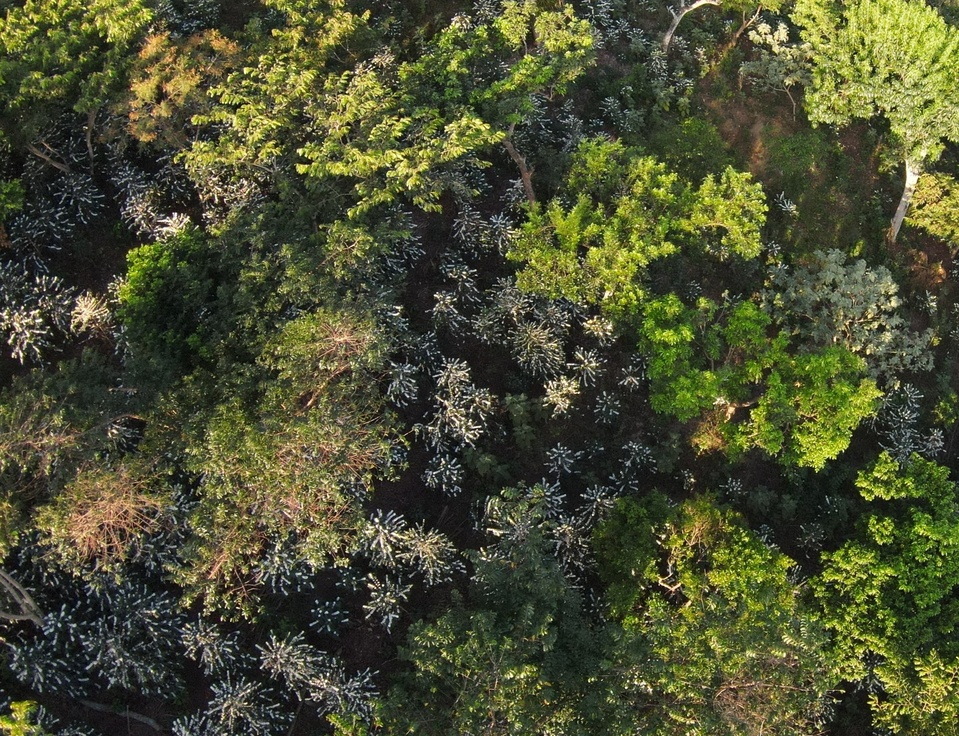
#> input picture Selection/Agricam_18F.JPG, 959 x 736 px, shrunk from 2344 x 1798 before the run
$ python test2.py
#> lines starting #> are read from the running program, lines starting #| are printed output that depends on the picture
import cv2
import numpy as np

def Apply_TopHat(image, kernel_size):
    # Create a rectangular kernel
    kernel = cv2.getStructuringElement(cv2.MORPH_RECT, kernel_size)

    # Apply grayscale open operation
    opened = cv2.morphologyEx(image, cv2.MORPH_OPEN, kernel)

    # Calculate the top hat by subtracting the opened image from the original image
    top_hat = cv2.subtract(image, opened)

    return top_hat

# Carga la imagen (reemplaza 'imagen.jpg' con la ruta de tu imagen)
image = cv2.imread('./Selection/Agricam_18F.JPG', cv2.IMREAD_GRAYSCALE)
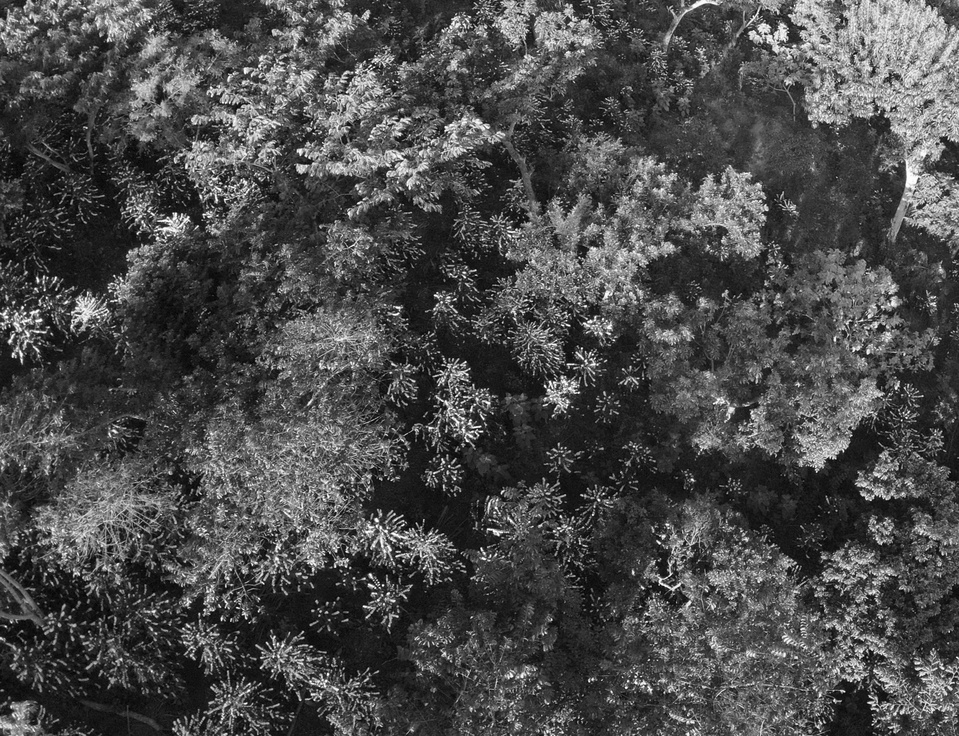
#> image: shape (736, 959); min 0, max 255, mean 74.9

# Tamaño del kernel para el filtro Top Hat
kernel_size = (10, 10)

# Aplica el filtro Top Hat
top_hat_result = Apply_TopHat(image, kernel_size)
#> in Apply_TopHat, `opened = cv2.morphologyEx(image, cv2.MORPH_OPEN, kernel)`:
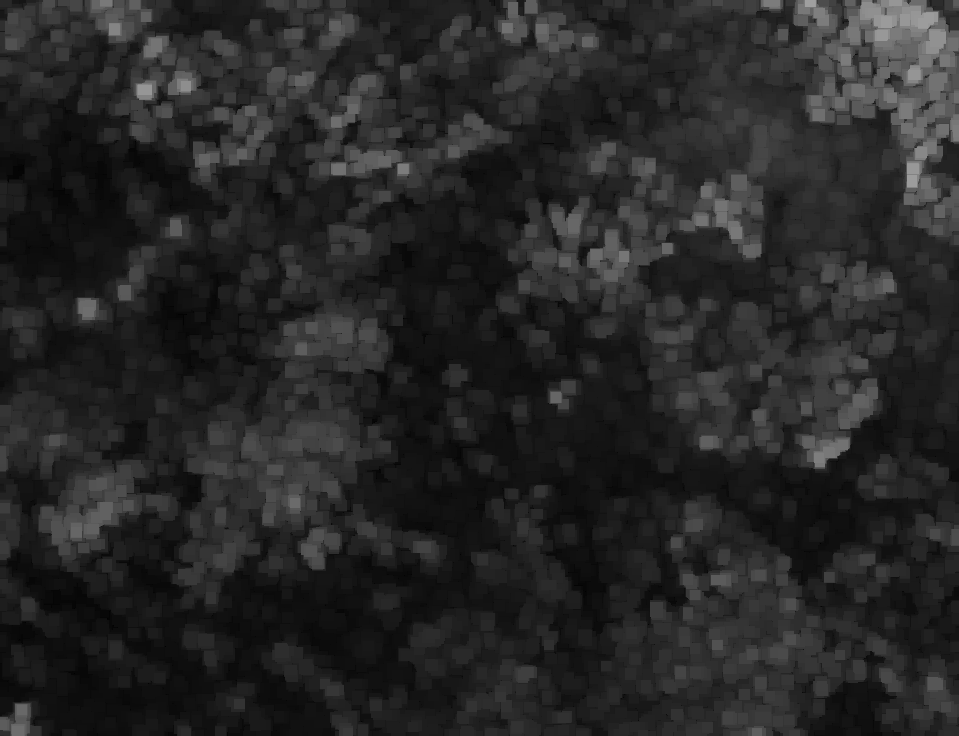
#> opened: shape (736, 959); min 0, max 159, mean 38.5
#> in Apply_TopHat, `top_hat = cv2.subtract(image, opened)`:
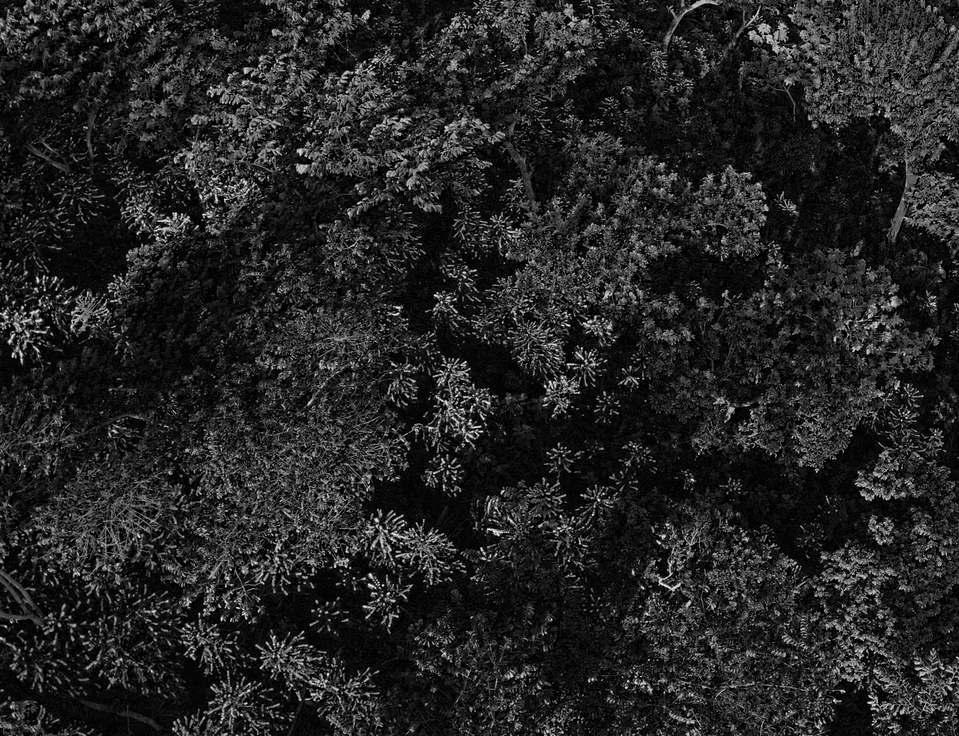
#> top_hat: shape (736, 959); min 0, max 242, mean 36.7

# Muestra la imagen original y el resultado del filtro Top Hat
cv2.imshow('Original', image)
cv2.imshow('Top Hat Result', top_hat_result)
cv2.waitKey(0)
cv2.destroyAllWindows()

$ run again, with Selection/Agricam_01F.JPG copied over Selection/Agricam_18F.JPG
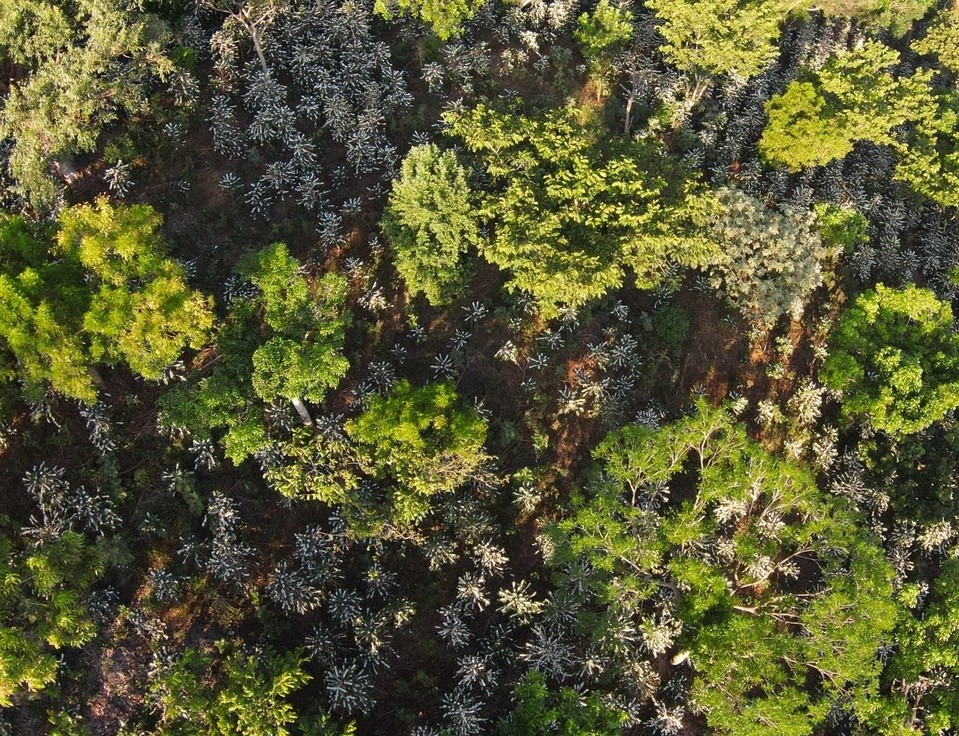
#> input picture Selection/Agricam_01F.JPG, 959 x 736 px, shrunk from 2344 x 1798 before the run
#> `image = cv2.imread('./Selection/Agricam_18F.JPG', cv2.IMREAD_GRAYSCALE)`:
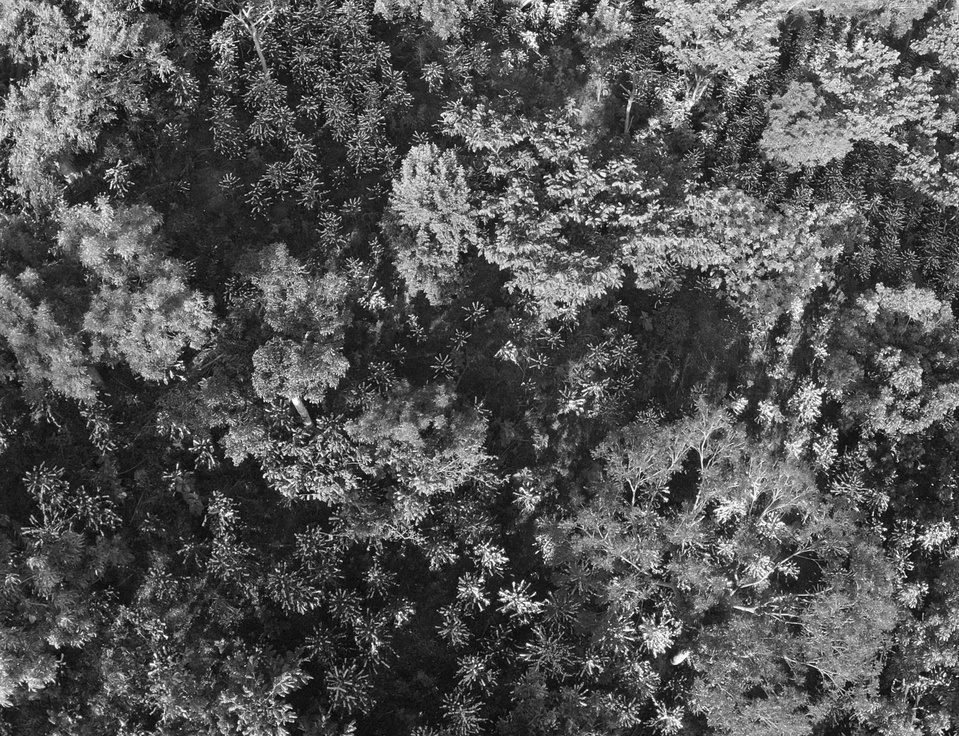
#> image: shape (736, 959); min 0, max 255, mean 84.7
#> in Apply_TopHat, `top_hat = cv2.subtract(image, opened)`:
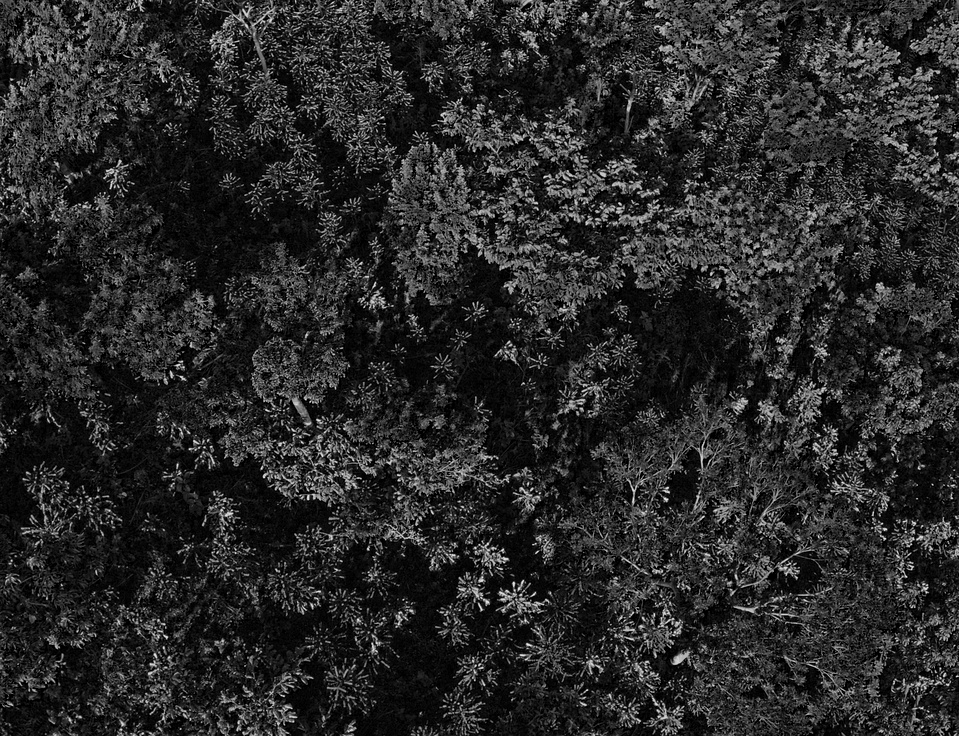
#> top_hat: shape (736, 959); min 0, max 239, mean 41

$ run again, with Selection/Agricam_02F.JPG copied over Selection/Agricam_18F.JPG
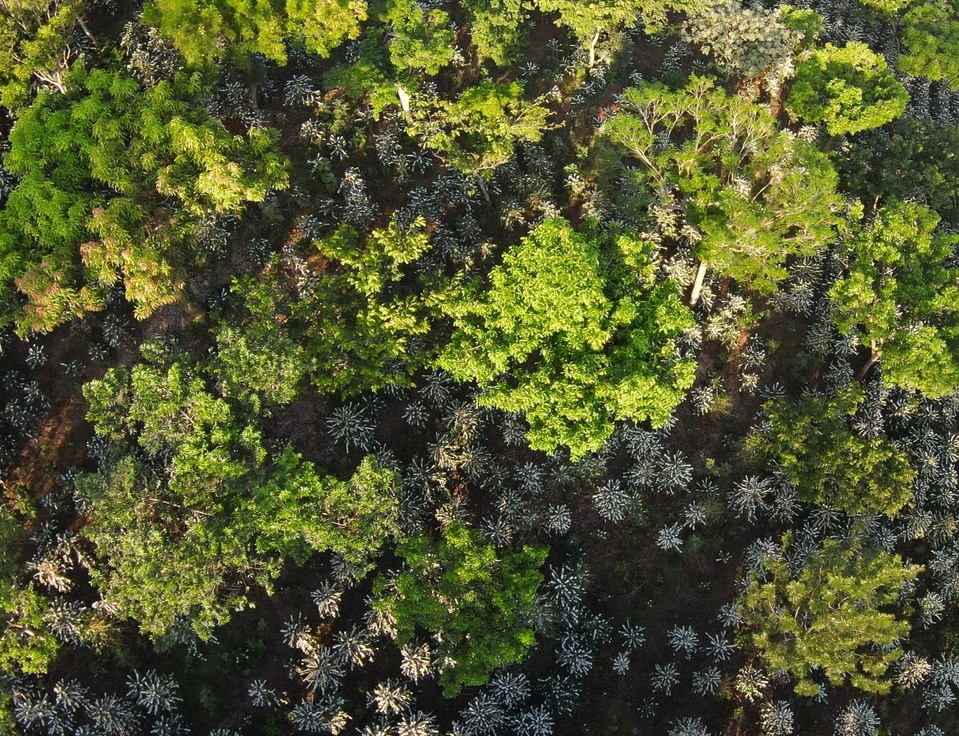
#> input picture Selection/Agricam_02F.JPG, 959 x 736 px, shrunk from 2344 x 1798 before the run
#> `image = cv2.imread('./Selection/Agricam_18F.JPG', cv2.IMREAD_GRAYSCALE)`:
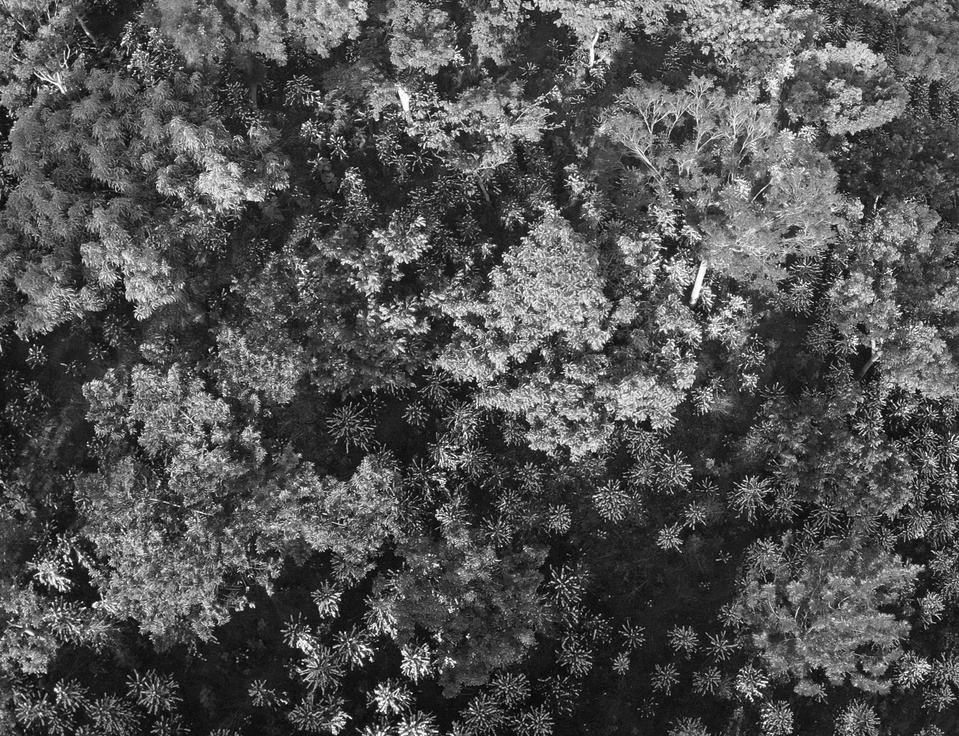
#> image: shape (736, 959); min 0, max 255, mean 82.1
#> in Apply_TopHat, `top_hat = cv2.subtract(image, opened)`:
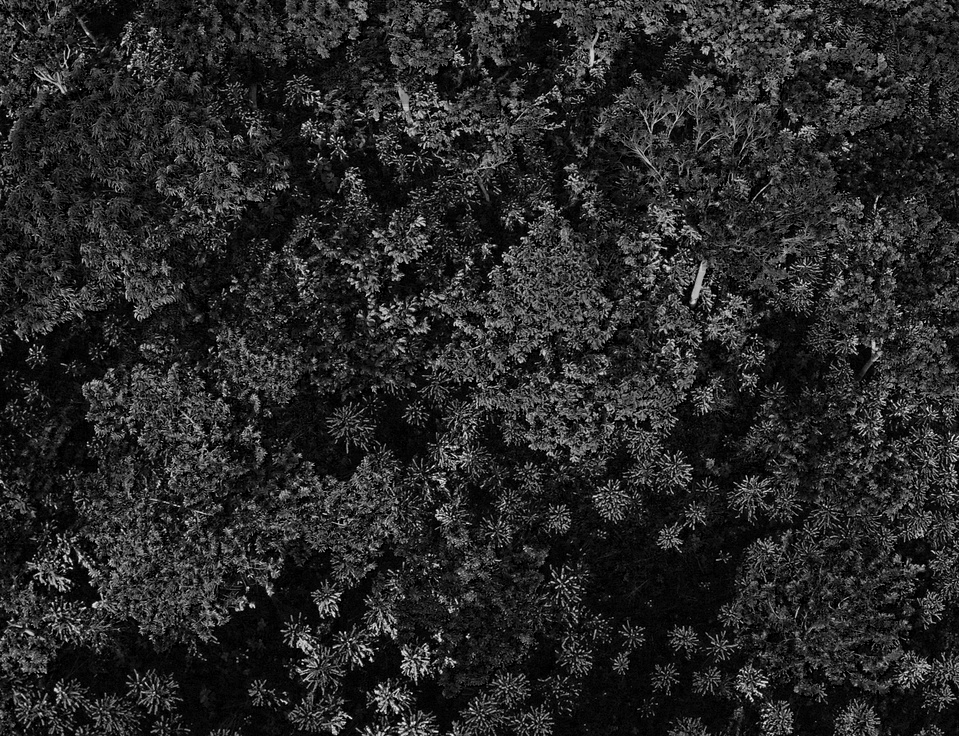
#> top_hat: shape (736, 959); min 0, max 242, mean 39.6

$ run again, with Selection/Agricam_03F.JPG copied over Selection/Agricam_18F.JPG
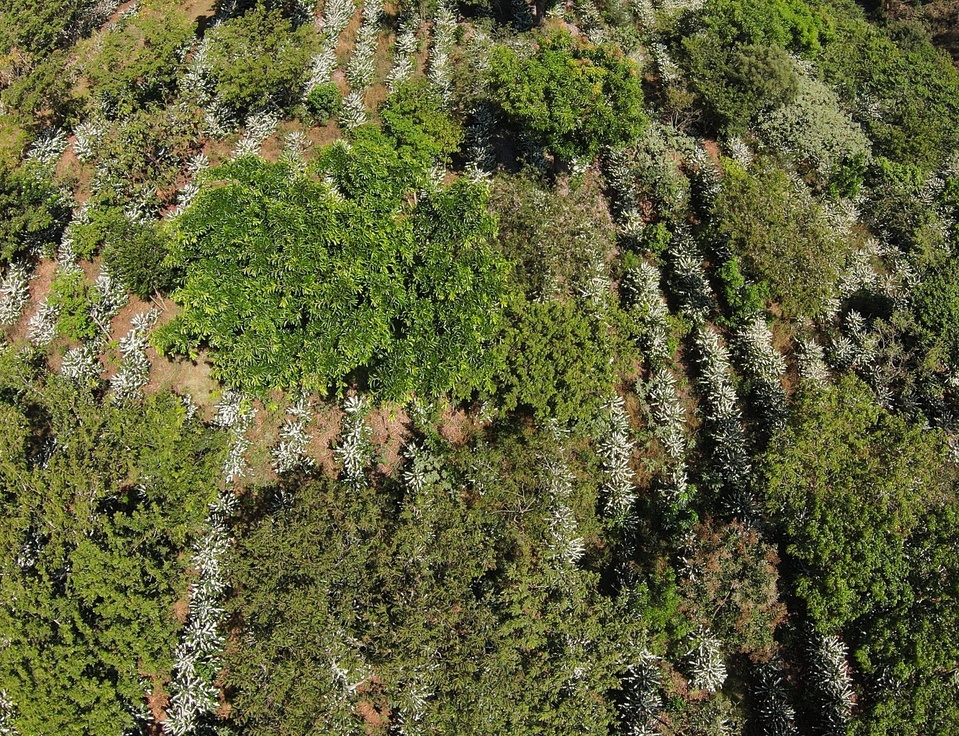
#> input picture Selection/Agricam_03F.JPG, 959 x 736 px, shrunk from 2344 x 1798 before the run
#> in Apply_TopHat, `opened = cv2.morphologyEx(image, cv2.MORPH_OPEN, kernel)`:
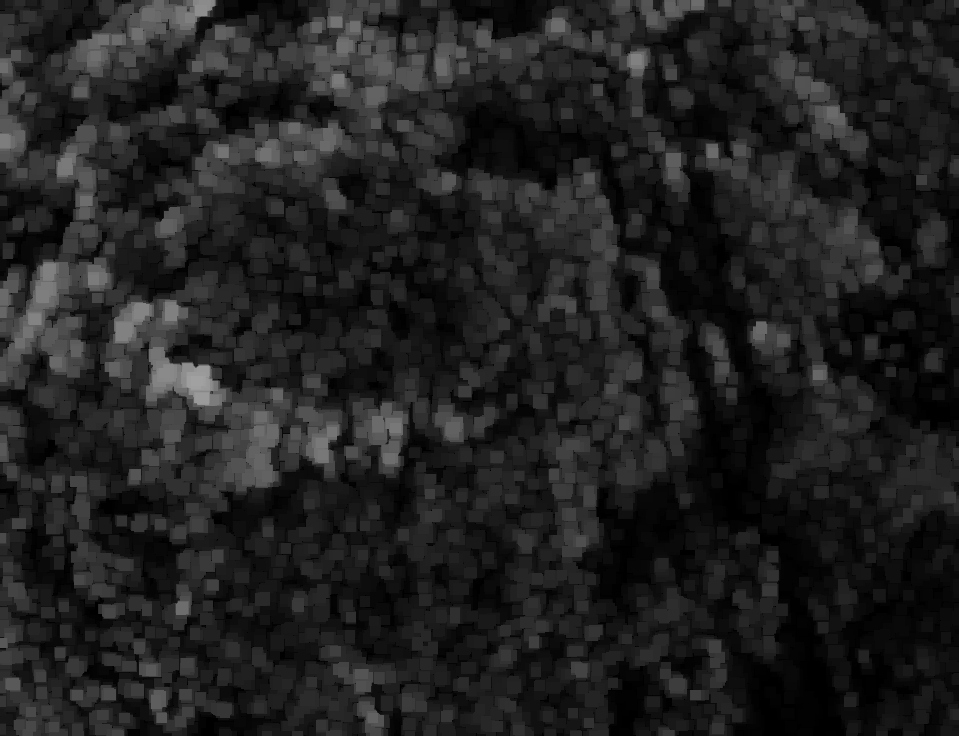
#> opened: shape (736, 959); min 0, max 161, mean 32.9
#> in Apply_TopHat, `top_hat = cv2.subtract(image, opened)`:
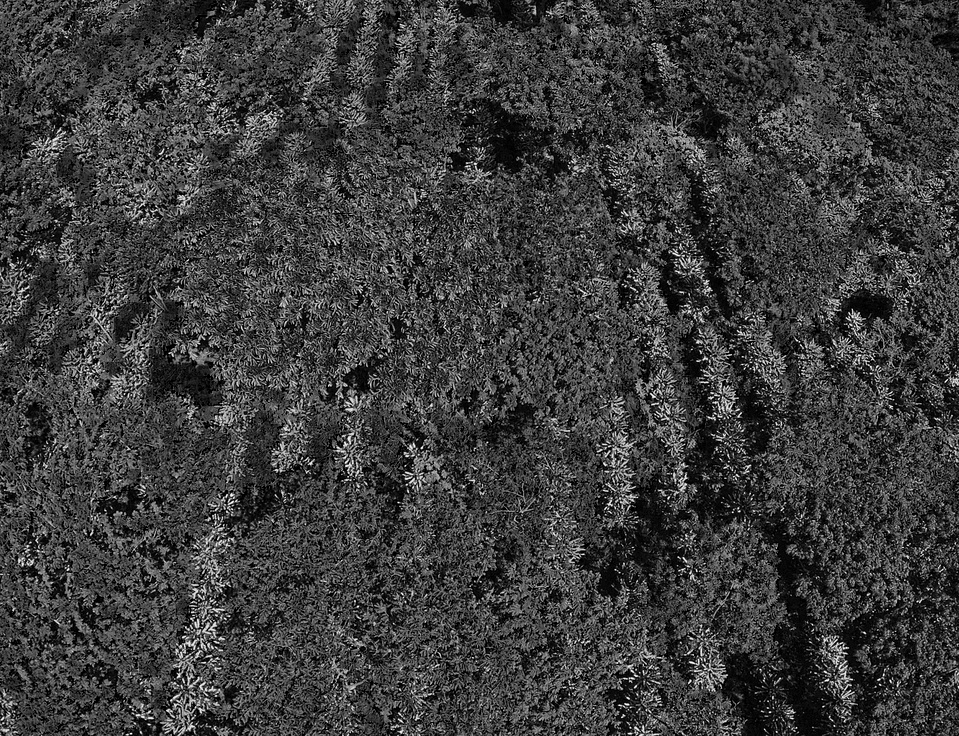
#> top_hat: shape (736, 959); min 0, max 255, mean 61.2
